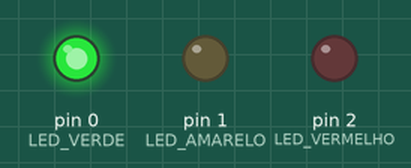
Recording of a sketch running on a simulated Arduino Uno, built with avr-gcc and run on an emulated ATmega328P. Parts: output pins drawn as LEDs (lit = HIGH).

Above: at 3.0 s.
At 7.0 s:
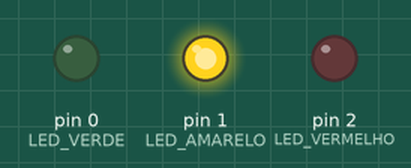
At 11.0 s:
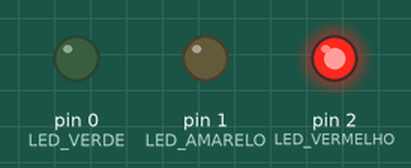
Timing chart, 0 to 18.2 s (numbered marks = the images above):
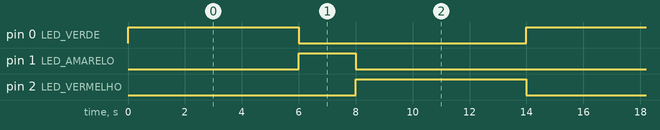

The sketch:

SEMAFORO.ino
```cpp
// C++ code
//
#define LED_VERMELHO 2
#define LED_AMARELO 1
#define LED_VERDE 0

void setup()
{
  pinMode(LED_VERMELHO, OUTPUT);
  pinMode(LED_AMARELO, OUTPUT);
  pinMode(LED_VERDE, OUTPUT);
}

void loop()
{
  digitalWrite(LED_VERDE, HIGH);
  digitalWrite(LED_AMARELO, LOW);
  digitalWrite(LED_VERMELHO, LOW);
  delay(6000);

  digitalWrite(LED_VERDE, LOW);
  digitalWrite(LED_AMARELO, HIGH);
  digitalWrite(LED_VERMELHO, LOW);
  delay(2000);

  digitalWrite(LED_VERDE, LOW);
  digitalWrite(LED_AMARELO, LOW);
  digitalWrite(LED_VERMELHO, HIGH);
  delay(6000);
}
```

Measured:
- by itself, pin 0 (LED_VERDE), pin 2 (LED_VERMELHO): alternates HIGH for 6.0 s and LOW for 8.0 s
- by itself, pin 1 (LED_AMARELO): alternates HIGH for 2.0 s and LOW for 12.0 s
- by itself, everything shown: repeats every 14.0 s, in 3 steps
